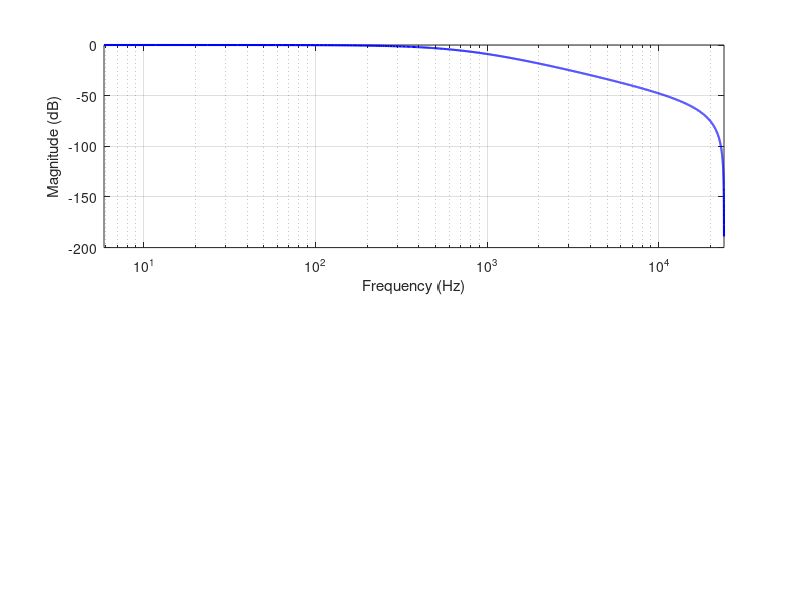

This chart was generated by the following MATLAB code: (Note: this script raises an error after producing the figure.)
fc = 750;
fs = 48000;
k = tan(pi*fc/fs);

% Fix the b coefficient definition - using proper array syntax
b = [k^2/(k^2+2*k+1), 2*(k^2/(k^2+2*k+1)), k^2/(k^2+2*k+1)];
a = [1, (2*(k^2-1)/(k^2+2*k+1)), ((k^2-2*k+1)/(k^2+2*k+1))];

n = 4096;

% https://matrixlab-examples.com/impulse-function.html
function y = diracdelta(n)
    y = zeros(n,1); 
    y(1) = 1;
end

x = diracdelta(n);
y = filter(b, a, x);

% Compute frequency response
[h,w] = freqz(b, a, 4096, fs); % Add fs to get frequency in Hz directly!

% Plot magnitude in dB
subplot(2,1,1);

% logarithmic frequency axis (avoiding w=0 since log(0) is undefined)
% Find indices where w > 0 (excluding DC)
nonzero_indices = w > 0;

% Plot with logarithmic x-axis - w is already in Hz now!
semilogx(w(nonzero_indices), 20*log10(abs(h(nonzero_indices))), 'b-', 'LineWidth', 1.5);

xlabel('Frequency (Hz)');
ylabel('Magnitude (dB)');
xlim([min(w(nonzero_indices)), fs/2]);  % Scale from minimum positive frequency to Nyquist (fs/2)
grid on;

% vertical line at cutoff frequency
hold on;
xline(fc, 'r--', ['fc = ' num2str(fc) ' Hz'], 'LabelOrientation', 'horizontal', 'FontSize', 10);
hold off;

subplot(2,1,2);
% Phase response
semilogx(w(nonzero_indices), angle(h(nonzero_indices)) * 180/pi, 'b-', 'LineWidth', 1.5);
xlabel('Frequency (Hz)');
ylabel('Phase (degrees)');
xlim([min(w(nonzero_indices)), fs/2]);
grid on;

% Add vertical line at cutoff frequency to phase plot as well
hold on;
xline(fc, 'r--', ['fc = ' num2str(fc) ' Hz'], 'LabelOrientation', 'horizontal', 'FontSize', 10);
hold off;

% figure for pole-zero plot
figure;
sys = tf(b, a, 1/fs);  % Add sample time for discrete-time system
pzmap(sys);
title('Pole-Zero Plot');
